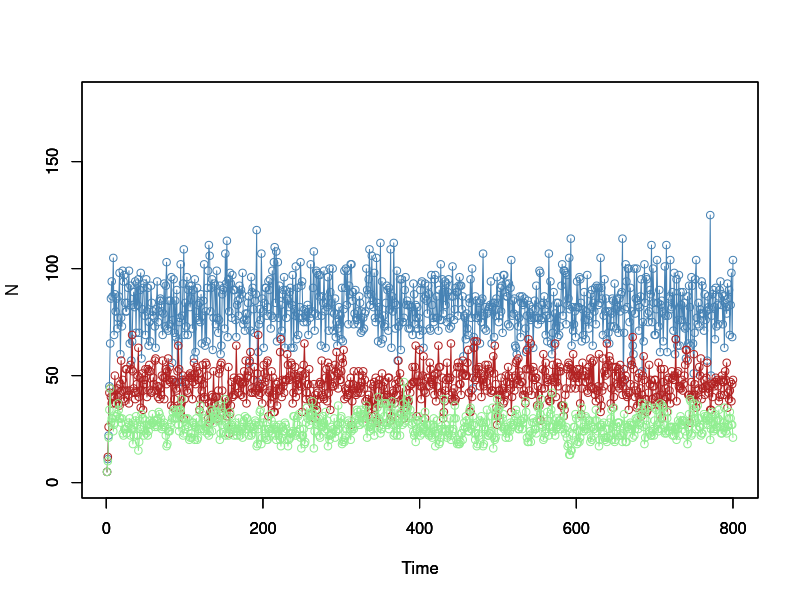
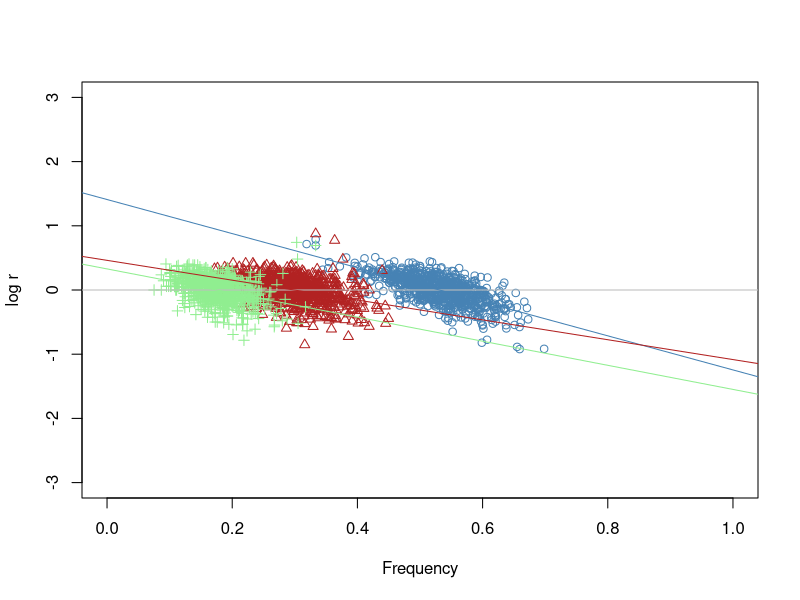

Generate these figures, in order, with R:
#Stochastic Lotka-Volterra logistic growth model

# Parameters--------------------------------

r=c(1.5,1.5,1.5)
K=c(100,80,50)
TotTime=800
initialNsp1 = 5
initialNsp2 = 5
initialNsp3 = 5

a11=1
a12=.3
a13=.1
a22=1
a21=.3
a23=.3
a33=1
a31=.1
a32=.3

zvar1=.02
zvar2=.02
zvar3=.02
zcov=-0.01
zmeans = c(0,0,0)

#-------------------------------------------

library(mvtnorm)

T=1:TotTime

updateN = function(r_arg, K_arg, Nself, N1, N2, a_intra, a1, a2, z_arg){
    newN = Nself + Nself * (r_arg * ((K_arg - a_intra*
    Nself - a1 * N1 - a2*N2) / K_arg) + z_arg)
    if(newN < 0) newN = 0
    return(newN)
}

N = matrix(data=NA,nrow=TotTime,ncol=3)
N[1,1] = initialNsp1
N[1,2] = initialNsp2
N[1,3] = initialNsp3

#generate the sigma matrix for generation of random z's
sigma = matrix(data=c(zvar1,zcov,zcov,zcov,zvar2,zcov,zcov,zcov,zvar3),nrow=3,ncol=3)
z = rmvnorm(TotTime,zmeans,sigma)


# main loop ---------------------------------

for(i in 2:TotTime) {
    N[i,1] = floor(updateN(r[1],K[1],N[i-1,1],N[i-1,2],N[i-1,3],a11,a12,a13,z[i,1]))
    N[i,2] = floor(updateN(r[2],K[2],N[i-1,2],N[i-1,1],N[i-1,3],a22,a21,a23,z[i,2]))
    N[i,3] = floor(updateN(r[3],K[3],N[i-1,3],N[i-1,1],N[i-1,2],a33,a31,a32,z[i,3]))
}

plot(N[,1],type="o",xlab="Time", col="steelblue", ylab="N",ylim=c(0,180))
par(new=TRUE)
plot(N[,2],type="o",xlab="Time", col="firebrick", ylab="",ylim=c(0,180))
par(new=TRUE)
plot(N[,3],type="o",xlab="Time", col="lightgreen", ylab="",ylim=c(0,180))

#calculate observed growth rates:

#log lambda function
lambda=function(file) {
if(file[i+1,x]==0 | file[i,x]==0){
  r=NA
}else{
  r=log(file[i+1,x]/file[i,x])
}
return(r)
}

#calc frequency
C=apply(N, 1, sum)
freq=N/C

#calc lambda
rates=matrix(data=NA,nrow=length(N[,1])-1,ncol=length(N[1,]))
for(i in 1:(length(N[,1])-1)) {
  for(x in 1:length(N[1,])) {
    rates[i,x]=lambda(N)
  }
}


plot(freq[1:length(freq[,1])-1,1],rates[,1],xlim=c(0,1),ylim=c(-3,3),col="steelblue",xlab="Frequency",ylab="log r")
points(freq[1:length(freq[,2])-1,2],rates[,2],pch=2,col="firebrick")
points(freq[1:length(freq[,3])-1,3],rates[,3],pch=3,col="lightgreen")
abline(h=0,col="grey")

abline(lm(rates[,1]~freq[1:length(freq[,1])-1,1]),col="steelblue")
abline(lm(rates[,2]~freq[1:length(freq[,2])-1,2]),col="firebrick")
abline(lm(rates[,3]~freq[1:length(freq[,3])-1,3]),col="lightgreen")

